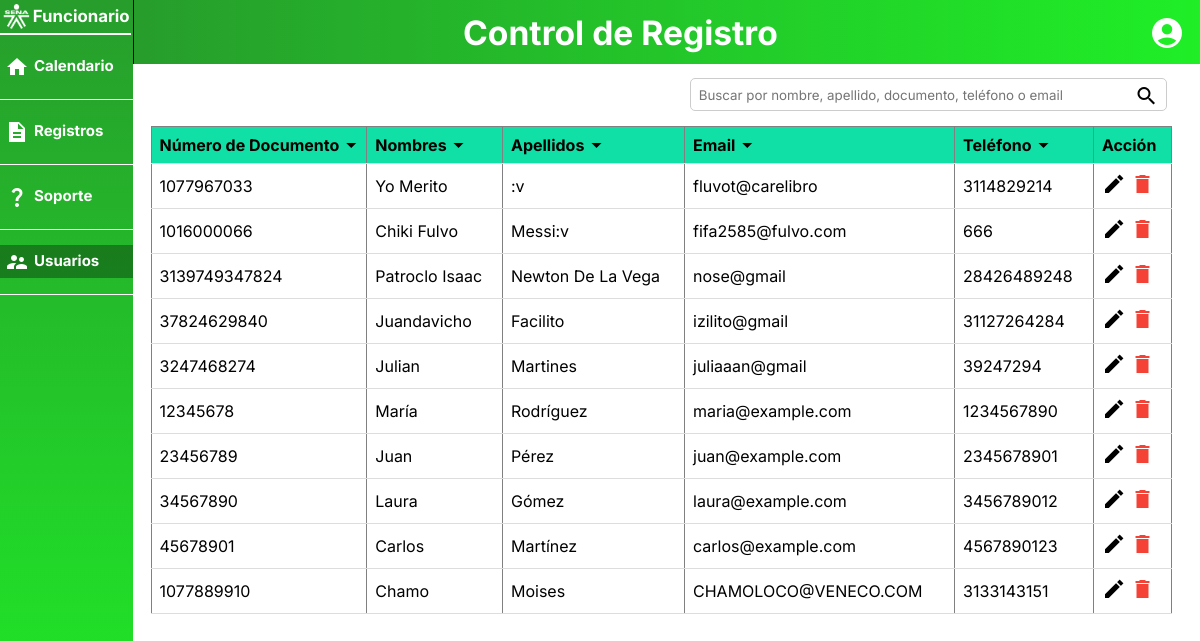
The page /views/funcionario/UsuariosData.php (signed in) on the database its author committed.
### tables this page shows
CREATE TABLE `usuarios` (
  `id` int(11) NOT NULL,
  `nombres` varchar(50) NOT NULL,
  `apellidos` varchar(50) NOT NULL,
  `tipo_documento` enum('TI','CC','PP') NOT NULL,
  `numero_documento` varchar(20) NOT NULL,
  `telefono` bigint(20) DEFAULT NULL,
  `email` varchar(50) DEFAULT NULL,
  `contrasena` varchar(50) NOT NULL,
  `huella` varbinary(50) DEFAULT NULL,
  `codigo` int(50) DEFAULT NULL,
  `eps` varchar(50) DEFAULT NULL,
  `rh` enum('A+','A-','B+','B-','AB+','AB-','O+','O-') DEFAULT NULL,
  `contacto_emergencia` int(20) DEFAULT NULL,
  `enfermedades` varchar(100) DEFAULT NULL,
  `alergias` varchar(100) DEFAULT NULL
);

### models/Usuarios.php (called while the page is built, shortened)
<?php
class Usuarios
{
    private $conectarse;
    public function __construct(){
        $this->conectarse = new ConectorBD();
    }
    public function search($searchTerm)
    {
        $conexion = $this->conectarse->conexion;
        $cadenaSql = "SELECT *
                   FROM usuarios
                      WHERE numero_documento LIKE ?
                      OR nombres LIKE ?
                      OR apellidos LIKE ?
                      OR telefono LIKE ?
                      OR email LIKE ?";
        $stmt = $conexion->prepare($cadenaSql);
        $searchTerm = "%$searchTerm%";
        $stmt->bind_param('sssss', $searchTerm, $searchTerm, $searchTerm, $searchTerm, $searchTerm);
        $stmt->execute();
        return $stmt->get_result()->fetch_all(MYSQLI_ASSOC);
    }
}

### controllers/usuariosController.php (called while the page is built, shortened)
<?php
require_once __DIR__ . '/../models/Usuarios.php';
class UsuarioController {
    private $usuarioModel;
    public function __construct() {
        $this->usuarioModel = new Usuarios();
    }
public function filtrarUsuarios($searchTerm)
{
    return $this->usuarioModel->search($searchTerm);
}
}

### views/funcionario/UsuariosData.php (the view, shortened to what this page needs)
<?php
require_once './controllers/usuariosController.php';
require_once './models/Usuarios.php';
$usuarioController = new UsuarioController();
$usuarios = [];
if (isset($_GET['search'])) {
    $searchTerm = $_GET['search'];
    $usuarios = $usuarioController->filtrarUsuarios($searchTerm);
} else {
    $usuarios = $usuarioController->filtrarUsuarios("");
}
?>
<!DOCTYPE html>
<html lang="en">
<head>
    <link rel="stylesheet" href="./css/funcionario/usuariosData.css" />
</head>
<body>
    <nav class="nav">
        <div class="sena">
            <img src="./imagenes/funcionario/logoSena.png" />Funcionario
        </div>
        <div class="menu">
            <a href="?vista=funcionario/inicio">
                <div>
                    <span class="material-icons-sharp">home</span>
                    <p>Calendario</p>
                </div>
            </a>
        </div>
        <div class="menu">
            <a href="?vista=funcionario/registros">
                <div>
                    <span class="material-icons-sharp">description</span>
                    <p>Registros</p>
                </div>
        </div>
        <div class="menu">
            <a href="?vista=funcionario/soporte">
                <div>
                    <span class="material-icons-sharp">question_mark</span>
                    <p>Soporte</p>
                </div>
            </a>
        </div>
        <div class="menu">
            <a href="?vista=funcionario/usuariosData">
                <div style="background: rgb(0, 0, 0, 0.32);">
                    <span class="material-icons-sharp">supervisor_account</span>
                    <p>Usuarios</p>
                </div>
            </a>
        </div>
    </nav>
    <div class="body">
        <header class="header">
            <div class="title">
                <p>Control de Registro</p>
            </div>
            <div class="perfil">
                <span class="material-icons-sharp" id="perfilIcon">account_circle</span>
            </div>
        </header>
        <main class="main">
            <div class="mainLayout">
                <form method="GET" action="">
                    <div class="search">
                        <input type="text" id="searchInput" name="search"
                            placeholder="Buscar por nombre, apellido, documento, teléfono o email"
                            value="<?php echo htmlspecialchars($_GET['search'] ?? '', ENT_QUOTES, 'UTF-8'); ?>">
                        <button type="submit"><span class="material-icons-sharp">search</span></button>
                    </div>
                </form>
                <div class="table-container">
                    <table border="1" id="tabla" class="table">
                        <thead>
                            <tr>
                                <th>Número de Documento<span class="material-icons-sharp">arrow_drop_down</span></th>
                                <th>Nombres<span class="material-icons-sharp">arrow_drop_down</span></th>
                                <th>Apellidos<span class="material-icons-sharp">arrow_drop_down</span></th>
                                <th>Email<span class="material-icons-sharp">arrow_drop_down</span></th>
                                <th>Teléfono<span class="material-icons-sharp">arrow_drop_down</span></th>
                                <th>Acción</th>
                            </tr>
                        </thead>
                        <tbody>
                            <?php foreach ($usuarios as $usuario): ?>
                            <tr>
                                <td>
                                    <?php echo htmlspecialchars($usuario['numero_documento']); ?>
                                </td>
                                <td>
                                    <?php echo htmlspecialchars(ucwords(strtolower($usuario['nombres']))); ?>
                                </td>
                                <td>
                                    <?php echo htmlspecialchars(ucwords(strtolower($usuario['apellidos']))); ?>
                                </td>
                                <td>
                                    <?php echo htmlspecialchars($usuario['email']); ?>
                                </td>
                                <td>
                                    <?php echo htmlspecialchars($usuario['telefono']); ?>
                                </td>
                                <td class="actions">
                                    <button class="editBtn" data-id="<?php echo htmlspecialchars($usuario['id']); ?>">
                                        <span class="material-icons-sharp">edit</span>
                                    </button>
                                    <form method="POST" action="" style="display:inline;"
                                        onsubmit="return confirmDelete(event, '<?=htmlspecialchars($usuario['nombres']);?>', '<?=htmlspecialchars($usuario['apellidos']);?>')">
                                        <button type="submit" class="deleteBtn" data-id="<?=$usuario['id'];?>">
                                            <i class="material-icons-sharp">delete</i>
                                        </button>
                                    </form>
                                </td>
                            </tr>
                            <?php endforeach;?>
                        </tbody>
                    </table>
                </div>
        </main>
    </div>
</body>
</html>

### css/funcionario/usuariosData.css (style rules this page uses)
* { margin: 0; padding: 0; font-family: "Inter", sans-serif; }
body { display: flex; margin: 0; overflow: hidden; }
a { text-decoration: none; }
.nav { flex: 1; background: linear-gradient(360deg,#1FEF27,#279D2C ); height: 100vh; display: flex; flex-direction: column; }
.sena { max-width: 100%; display: flex; font-size: clamp(16px, 1.4vw, 24px); font-weight: 700; color: white; align-items: center; border-bottom: 2px solid white; margin-right: 1.5%; }
.menu { height: 8%; border-bottom: 1.5px white solid; display: flex; flex-direction: column; justify-content: center; }
.menu div { color: white; font-size: clamp(11px, 1.25vw, 22px); font-weight: 700; display: flex; padding: 4% 0; }
.main { display: flex; flex: 16 1 auto; height: clamp(85vh, 90vh, 92vh); opacity: 0; transform: translateX(-100%); transition: transform 0.8s ease, opacity 0.8s ease; }
.main.show { opacity: 1; transform: translateX(0); }
.mainLayout { height: 100%; margin: 12px; flex: 6; }
.menu span { margin: -1px 5px; }
.sena img { width: 24%; margin: 0.5%; }
.body { flex: 8; display: flex; flex-direction: column; height: 100vh; }
.header { height: 8vh; background: linear-gradient(-90deg,#1FEF27,#279D2C ); display: flex; padding: 0; box-sizing: border-box; border-left: 0.4px solid black; }
.title { flex: 12; color: white; font-size: clamp(30px, 2.8vw, 48px); text-align: center; margin: auto; font-weight: 700; margin-left: 15px; }
.perfil { flex: 1; text-align: right; margin: auto 15px; }
.perfil > span { color: white; font-size: clamp(36px, 3vw, 46px); cursor: pointer; padding-top: 5px; }
.perfil { flex: 1; user-select: none; }
span { cursor: pointer; }
.deleteBtn { background: none; border: none; cursor: pointer; color: #f44336; }
.search { display: flex; justify-content: end; width: 98%; position: relative; }
.search input { width: 45%; padding: 0.75%; margin-top: 0.2%;; border: 1px solid #ccc; border-radius: 5px; }
.search button { background: none; border: none; position: absolute; top: 23%; right: 0.85%; }
.table-container { max-height: 87%; overflow-y: auto; overflow-x: hidden; margin-top: 1.4%; position: relative; }
.table { width: 98%; border-collapse: collapse; margin: 0 0.5%; }
.table th, .table td { padding: 8px; text-align: left; border-bottom: 1px solid #ddd; }
.table th { background-color: #10e0a5; position: sticky; color: black; top: 0; z-index: 1; }
.table th span { cursor: pointer; position: absolute; top: 18%; }
.table button { background: none; border: none; }

### rows shown on the page
usuarios: numero_documento "1077967033", nombres "Yo Merito", apellidos ":v", email "fluvot@carelibro", telefono "3114829214"
usuarios: numero_documento "1016000066", nombres "Chiki Fulvo", apellidos "Messi:v", email "fifa2585@fulvo.com", telefono "666"
usuarios: numero_documento "3139749347824", nombres "Patroclo Isaac", apellidos "Newton De La Vega", email "nose@gmail", telefono "28426489248"
usuarios: numero_documento "37824629840", nombres "Juandavicho", apellidos "Facilito", email "izilito@gmail", telefono "31127264284"
usuarios: numero_documento "3247468274", nombres "Julian", apellidos "Martines", email "juliaaan@gmail", telefono "39247294"
usuarios: numero_documento "12345678", nombres "María", apellidos "Rodríguez", email "maria@example.com", telefono "1234567890"
usuarios: numero_documento "23456789", nombres "Juan", apellidos "Pérez", email "juan@example.com", telefono "2345678901"
usuarios: numero_documento "34567890", nombres "Laura", apellidos "Gómez", email "laura@example.com", telefono "3456789012"
usuarios: numero_documento "45678901", nombres "Carlos", apellidos "Martínez", email "carlos@example.com", telefono "4567890123"
usuarios: numero_documento "1077889910", nombres "Chamo", apellidos "Moises", email "CHAMOLOCO@VENECO.COM", telefono "3133143151"
